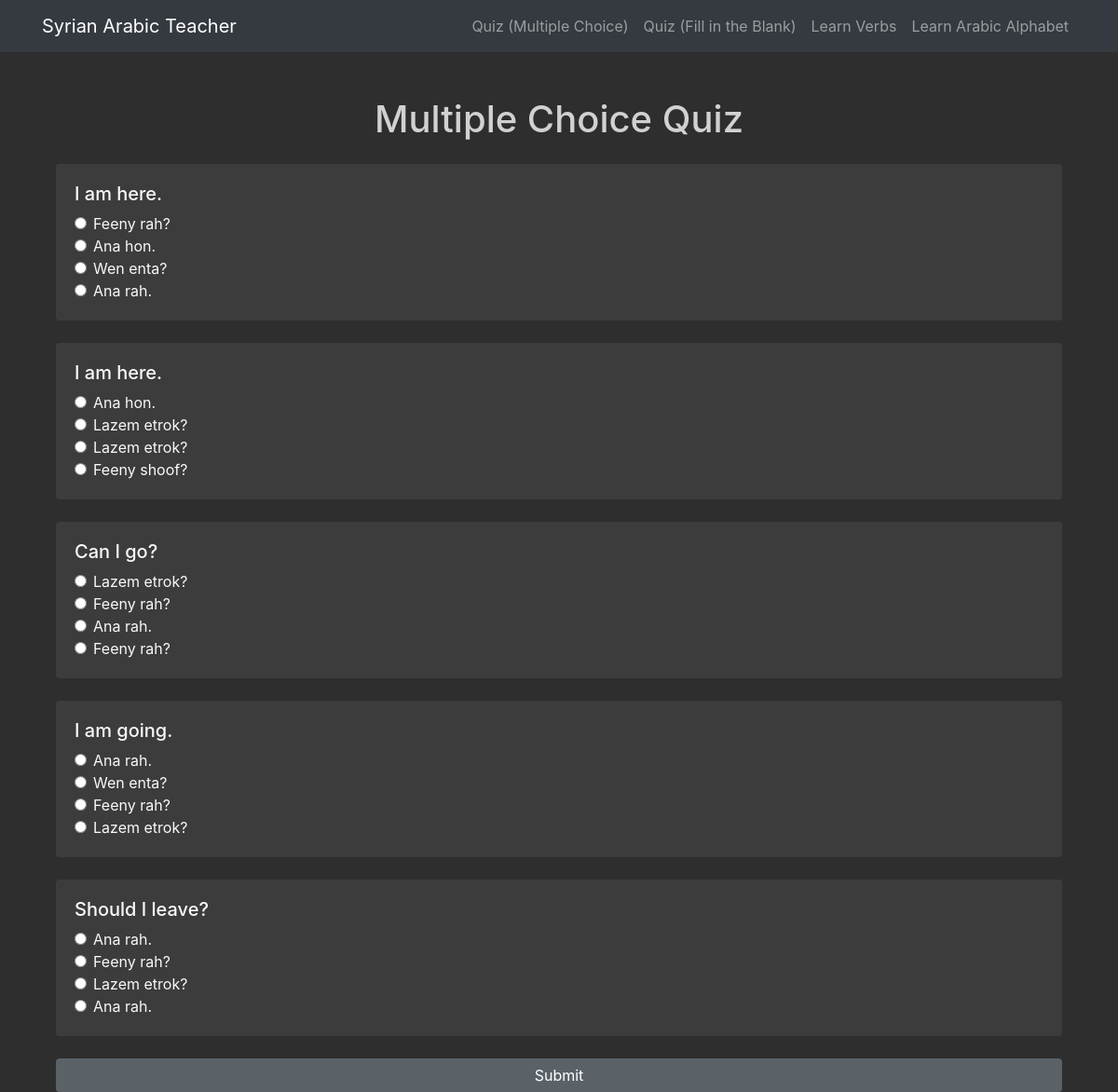
Page /quiz-mc on the committed database.
### tables this page shows
CREATE TABLE phrases (
                            id INTEGER PRIMARY KEY AUTOINCREMENT,
                            english TEXT NOT NULL,
                            transliteration TEXT NOT NULL
                        );

### app.py (the view, shortened to what this page needs)
@app.route('/quiz-mc', methods=['GET', 'POST'])
def quiz_mc():
    db = get_db()
    all_phrases = db.execute('SELECT * FROM phrases').fetchall()
    questions = random.sample(all_phrases, 5)
    options = []
    for question in questions:
        wrong_answers = [p['transliteration'] for p in all_phrases if p['id'] != question['id']]
        options.append(random.sample(wrong_answers, 3) + [question['transliteration']])
        random.shuffle(options[-1])
    zipped_data = zip(questions, options)
    return render_template('quiz_mc.html', zipped_data=zipped_data)

### app.py (called while the page is built)
def get_db():
    db = getattr(g, '_database', None)
    if db is None:
        db = g._database = sqlite3.connect(DATABASE)
        db.row_factory = sqlite3.Row
    return db

@app.teardown_appcontext
def close_connection(exception):
    db = getattr(g, '_database', None)
    if db is not None:
        db.close()

### templates/quiz_mc.html (shortened to what this page needs)
{% extends 'base.html' %}
{% block content %}
<div class="container mt-5">
    <h1 class="text-center mb-4">Multiple Choice Quiz</h1>
    <form method="POST">
        {% for question, choices in zipped_data %}
        <div class="card mb-4">
            <div class="card-body">
                <h5>{{ question['english'] }}</h5>
                {% for choice in choices %}
                <div class="form-check">
                    <input class="form-check-input" type="radio" name="{{ question['id'] }}" value="{{ choice }}">
                    <label class="form-check-label">{{ choice }}</label>
                </div>
                {% endfor %}
            </div>
        </div>
        {% endfor %}
        <button type="submit" class="btn btn-success btn-block">Submit</button>
    </form>
</div>
{% endblock %}

### templates/base.html (style rules this page uses)
body { background-color: #2e2e2e; color: #d1d1d1; }
.card { background-color: #3c3c3c; color: #f8f9fa; border: none; }
.btn-primary, .btn-success { background-color: #5a6268; border: none; }

### rows in the picture
phrases: english "I am here.", transliteration "Ana hon."
phrases: transliteration "Feeny rah?"
phrases: transliteration "Wen enta?"
phrases: transliteration "Ana rah."
phrases: english "I am here.", transliteration "Ana hon."
phrases: transliteration "Lazem etrok?", english "Should I leave?"
phrases: transliteration "Lazem etrok?"
phrases: transliteration "Feeny shoof?"
phrases: english "Can I go?", transliteration "Feeny rah?"
phrases: english "I am going.", transliteration "Ana rah."
phrases: transliteration "Wen enta?"
phrases: transliteration "Ana rah."
